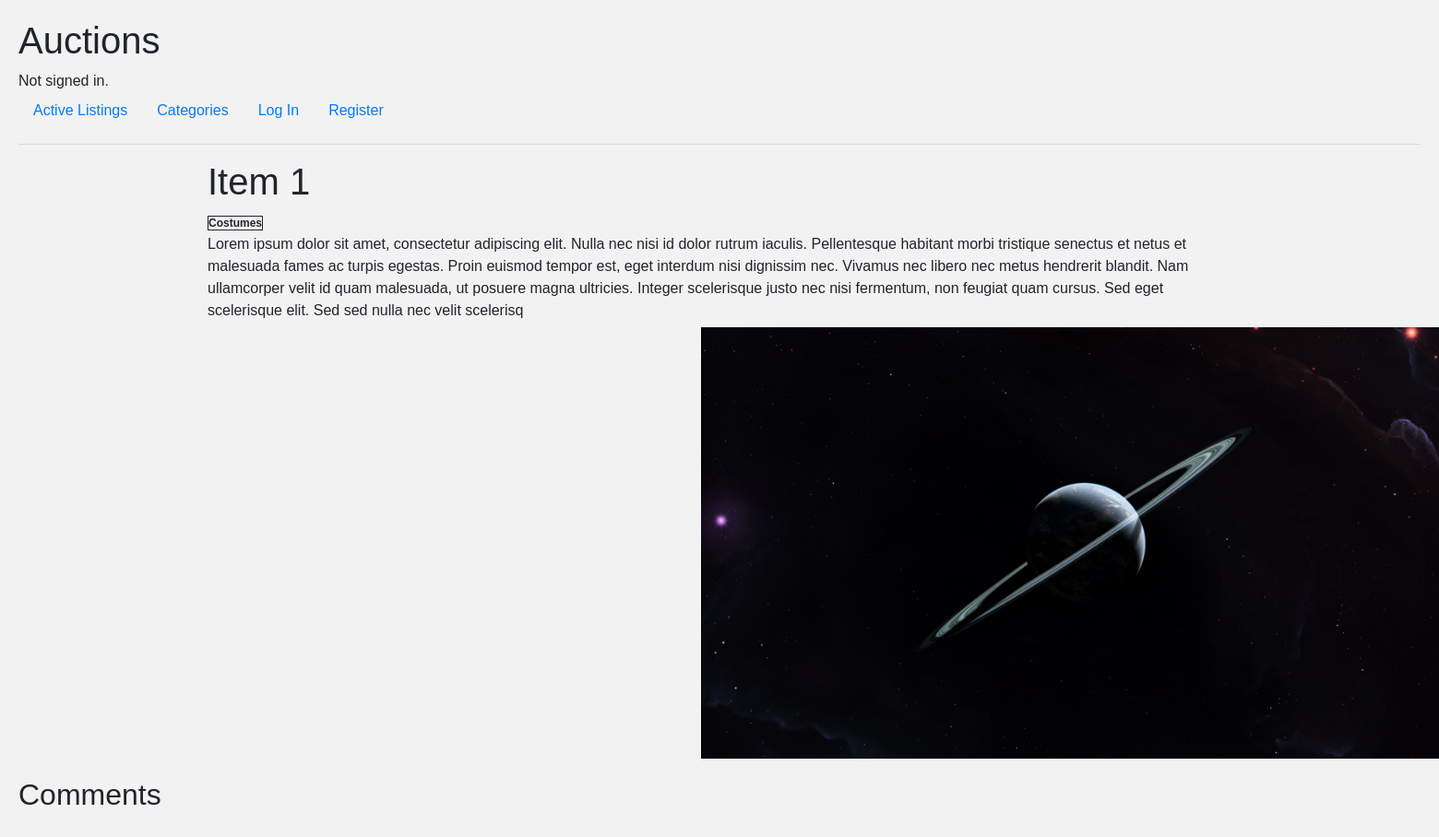
Page /listing/4/ on the earlier database version.
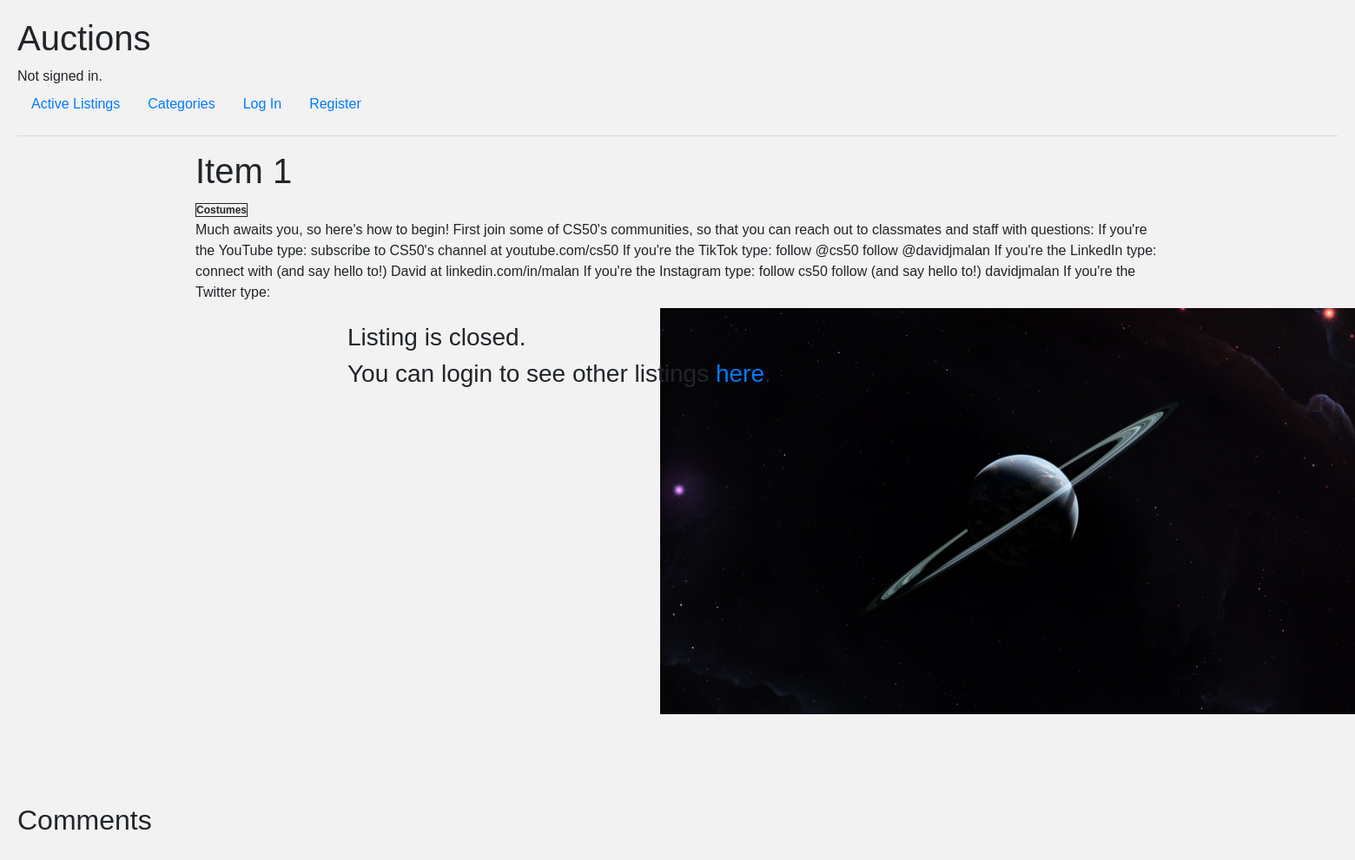
Same page on the later database version.
### auctions/models.py (models this page shows, shortened)
class Listings(models.Model):
        category = (
                ('Collectables', 'Collectables & Art'),
                ('Costumes', 'Costumes'),
                ('Props', 'Props'),
                ('Figures', 'Figures'),
                ('Home', 'Home & Decor'),
                ('Accessories', 'Accessories & More'),
                ('Games', 'Games & Puzzles'),
                ('Gift Cards', 'Gift Cards'),
                ('Clearance', 'Clearance'),
        )
        owner = models.ForeignKey(User, on_delete=models.CASCADE, default=None)
        title = models.CharField(max_length=60)
        description = models.TextField(max_length=500, blank=True, null=True)
        category = models.CharField(max_length=60, null=True, blank=True, choices=category)
        bid_price = models.IntegerField(blank=True, null=True)
        image = models.ImageField(null=True, blank=True, upload_to='listing-image', default='listing-image/default.jpg')
        is_active= models.BooleanField(default=True)
        in_watchlist = models.ManyToManyField(User, blank=True, related_name="watchlist")
        @property
        def highest_bid(self):
                return Bid.objects.filter(bid_listing=self).order_by('-bid_amount').first()

### auctions/views.py (the view, shortened to what this page needs)
# urls.py: path('listing/<int:pk>/', views.bidListing, name='listing'),
def bidListing(request, pk):
    listingObj = Listings.objects.get(id=pk)
    context ={
        'listing': listingObj,
        'bid_amount' : request.POST.get('bid_amount'),
    }
    return render(request, 'auctions/listing.html', context)

### auctions/templates/auctions/listing.html (shortened to what this page needs)
{% extends 'auctions/layout.html' %} {% block title %} Active Listings {%endblock %} {% block body %}
<div class="container">
  <h1>{{listing.title}}</h1>
  {% if listing.category is None %}
  <strong style="border: 1px; border-style: solid; font-size: 12px"
    >Category not set</strong
  >
  {% else %}
  <strong style="border: 1px; border-style: solid; font-size: 12px"
    >{{listing.category}}</strong
  >
  {% endif %}
  <p>{{listing.description}}</p>
  <div class="listingimg">
    <img src="{{listing.image.url}}" alt="{{listing.title}}'s image" />
  </div>
</div>
{% if listing.is_active == False %}
  <div class="win-bid">
  {% if request.user.id == listing.highest_bid.bid_owner.id and listing.highest_bid.bid_owner %}
      <h3 id="winner-closing">Congratulations, {{ listing.highest_bid.bid_owner }}!</h3>
      <h3 id="winner-closing">You have won the bid.</h3>
      <h3 id="winner-closing">You can purchase the listed item <a href="#">here</a></h3>
    {% elif request.user.is_authenticated == False %}
      <h3 id="listing-closed-3">Listing is closed.</h3>
      <h3 id="listing-closed-3">You can login to see other listings <a href="{% url 'login' %}">here</a>.</h3>
  {% endif %}
  </div>
{% endif %}
<h2>Comments</h2>
{% endblock %}

Differences in the rows shown:
changed Listings "Item 1": description "Lorem ipsum dolor sit amet, consectetur adipiscing elit. Nulla nec nisi id dolor rutrum iaculis. Pellentesque habitant morbi tristique senectus et netus et malesuada fames ac turpis egestas. Proin euismod tempor est, eget interdum nisi dignissim nec. Vivamus nec libero nec metus hendrerit blandit. Nam ullamcorper velit id quam malesuada, ut posuere magna ultricies. Integer scelerisque justo nec nisi fermentum, non feugiat quam cursus. Sed eget scelerisque elit. Sed sed nulla nec velit scelerisq" → "Much awaits you, so here's how to begin! First join some of CS50's communities, so that you can reach out to classmates and staff with questions: If you're the YouTube type: subscribe to CS50's channel at youtube.com/cs50 If you're the TikTok type: follow @cs50 follow @davidjmalan If you're the LinkedIn type: connect with (and say hello to!) David at linkedin.com/in/malan If you're the Instagram type: follow cs50 follow (and say hello to!) davidjmalan If you're the Twitter type:"; is_active True → False (drawn)
Other differences:
text now shown: "Listing is closed. You can login to see other listings here ."
